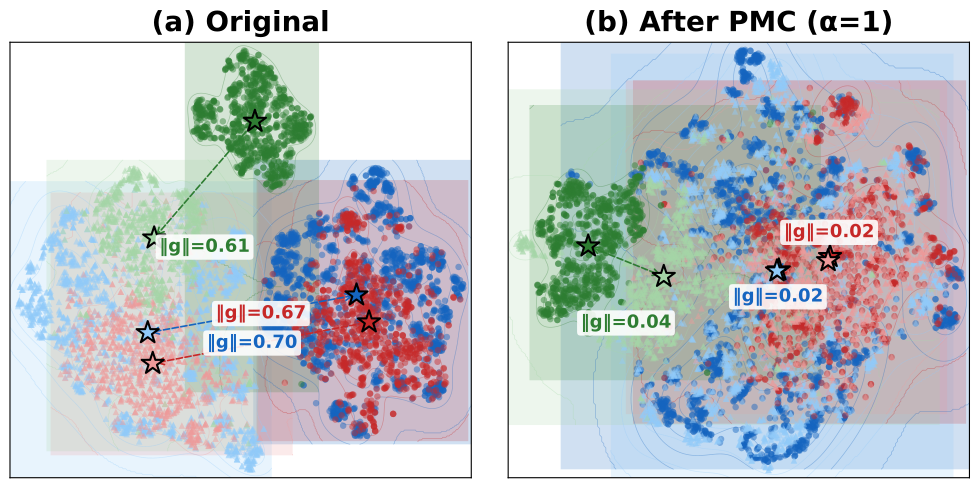

Generate this figure with Python:
"""
fig1_tsne_6groups.py
Figure 1 (6-group variant, 3 datasets) — t-SNE visualization of cross-modal embeddings.

Groups (ImageBind 1024d):
  - MSCOCO Image     (dark blue   ● circle)   /  MSCOCO Text     (light blue   ▲ triangle)
  - Flickr30K Image  (dark red    ● circle)   /  Flickr30K Text  (light red    ▲ triangle)
  - Clotho Audio     (dark green  ● circle)   /  Clotho Text     (light green  ▲ triangle)

Design:
  - dataset = color family, modality = dark/light shade + marker
  - smooth scipy gaussian_kde contour fills with percentile threshold
  - centroid ★, gap arrows in BOTH panels colored to match dataset dark shade
  - no in-figure legend (encoding described in caption)
"""

import os
import numpy as np
import matplotlib
matplotlib.use("Agg")
import matplotlib.pyplot as plt
from scipy.stats import gaussian_kde
from sklearn.manifold import TSNE
import sklearn

# ---------------------------------------------------------------------------
# Config
# ---------------------------------------------------------------------------
FEAT_DIR = os.environ.get("PMC_FEATURES_DIR", "data/features").rstrip("/") + "/"
OUT_DIR  = os.environ.get("PMC_FIGURES_DIR", os.path.dirname(os.path.abspath(__file__))).rstrip("/") + "/"

MAX_PER_GROUP    = 2000
TSNE_PERPLEXITY  = 30
TSNE_SEED        = 42
KDE_ALPHA        = 0.2
KDE_BW           = 0.3
KDE_LEVELS       = 4
SCATTER_ALPHA    = 0.45
SCATTER_S        = 22
CENTROID_S       = 280
DPI              = 300

# dataset = color family; DB (image/audio) = dark shade, Query (text) = light shade
COLORS = {
    "mscoco_image":    "#1565C0",  # dark blue
    "mscoco_text":     "#90CAF9",  # light blue
    "flickr_image":    "#C62828",  # dark red
    "flickr_text":     "#EF9A9A",  # light red/pink
    "clotho_audio":    "#2E7D32",  # dark green
    "clotho_text":     "#A5D6A7",  # light green
}

LABELS = {
    "mscoco_image":    "MSCOCO Img ●",
    "mscoco_text":     "MSCOCO Txt ▲",
    "flickr_image":    "Flickr30K Img ●",
    "flickr_text":     "Flickr30K Txt ▲",
    "clotho_audio":    "Clotho Aud ●",
    "clotho_text":     "Clotho Txt ▲",
}

# marker per modality role: DB=circle, Query=triangle
MARKERS = {
    "mscoco_image":    "o",
    "mscoco_text":     "^",
    "flickr_image":    "o",
    "flickr_text":     "^",
    "clotho_audio":    "o",
    "clotho_text":     "^",
}

# Pairs: (db_key, query_key)
PAIRS = [
    ("mscoco_image",    "mscoco_text"),
    ("flickr_image",    "flickr_text"),
    ("clotho_audio",    "clotho_text"),
]

# gap arrow color = dark shade of that dataset
ARROW_COLORS = {
    ("mscoco_image",    "mscoco_text"):    "#1565C0",
    ("flickr_image",    "flickr_text"):    "#C62828",
    ("clotho_audio",    "clotho_text"):    "#2E7D32",
}

# Ordered for legend: DB then Query per dataset
KEYS_ORDERED = [
    "mscoco_image", "mscoco_text",
    "flickr_image", "flickr_text",
    "clotho_audio", "clotho_text",
]

# ---------------------------------------------------------------------------
# rcParams
# ---------------------------------------------------------------------------
plt.rcParams.update({
    "pdf.fonttype":    42,
    "ps.fonttype":     42,
    "font.family":     "DejaVu Sans",
    "font.size":       10,
    "axes.titlesize":  20,
    "axes.labelsize":  10,
    "xtick.labelsize": 9,
    "ytick.labelsize": 9,
    "legend.fontsize": 13,
    "figure.dpi":      DPI,
    "axes.linewidth":  0.8,
})

# ---------------------------------------------------------------------------
# Helpers
# ---------------------------------------------------------------------------

def l2_normalize(x: np.ndarray) -> np.ndarray:
    norms = np.linalg.norm(x, axis=1, keepdims=True)
    return (x / np.maximum(norms, 1e-8)).astype(np.float32)


def subsample(arr: np.ndarray, max_n: int, seed: int = 42) -> np.ndarray:
    if len(arr) <= max_n:
        return arr
    rng = np.random.default_rng(seed)
    idx = rng.choice(len(arr), max_n, replace=False)
    return arr[idx]


def plot_kde_contour(ax, x: np.ndarray, y: np.ndarray, color: str,
                     alpha: float = KDE_ALPHA, levels: int = KDE_LEVELS,
                     bw_method: float = KDE_BW) -> None:
    """Plot smooth Gaussian KDE density contours with percentile threshold clipping."""
    try:
        kde = gaussian_kde(np.vstack([x, y]), bw_method=bw_method)
        margin = 3
        xmin, xmax = x.min() - margin, x.max() + margin
        ymin, ymax = y.min() - margin, y.max() + margin
        xx, yy = np.mgrid[xmin:xmax:200j, ymin:ymax:200j]
        positions = np.vstack([xx.ravel(), yy.ravel()])
        density = kde(positions).reshape(xx.shape)
        # Clip outermost contour so it doesn't look boxy
        pos_vals = density[density > 0]
        if len(pos_vals) > 0:
            threshold = np.percentile(pos_vals, 15)
            density[density < threshold] = 0
        ax.contourf(xx, yy, density, levels=levels,
                    colors=[color], alpha=alpha)
        ax.contour(xx, yy, density, levels=levels,
                   colors=[color], alpha=alpha + 0.15, linewidths=0.5)
    except Exception:
        pass  # skip if too few points


def draw_panel(ax, embeddings_2d: dict, title: str,
               gap_norms_orig=None) -> None:
    """Draw one t-SNE panel with scatter, KDE, centroids, and gap arrows."""
    ax.set_facecolor("white")
    ax.set_title(title, fontweight="bold", fontsize=20, pad=8)
    ax.set_xticks([])
    ax.set_yticks([])
    for spine in ax.spines.values():
        spine.set_linewidth(0.8)

    centroids = {}
    for key in KEYS_ORDERED:
        pts = embeddings_2d[key]
        color  = COLORS[key]
        marker = MARKERS[key]

        # smooth KDE contour background
        if len(pts) >= 20:
            plot_kde_contour(ax, pts[:, 0], pts[:, 1], color)

        # scatter with modality-specific marker
        ax.scatter(pts[:, 0], pts[:, 1],
                   s=SCATTER_S, c=color, marker=marker,
                   alpha=SCATTER_ALPHA, linewidths=0, zorder=3)

        # centroid star — computed from subsampled 2D points
        c = pts.mean(axis=0)
        centroids[key] = c
        ax.scatter(*c, s=CENTROID_S, marker="*", c=color,
                   edgecolors="black", linewidths=1.5, zorder=5)

    # Gap arrows between paired centroids (drawn in BOTH panels)
    # Vertical offsets to prevent label overlap
    label_offsets = [(-14, "bottom"), (14, "top"), (-28, "bottom")]
    for idx, (db_key, q_key) in enumerate(PAIRS):
        c_db = centroids[db_key]
        c_q  = centroids[q_key]
        arrow_color = ARROW_COLORS[(db_key, q_key)]

        ax.annotate(
            "",
            xy=c_q, xytext=c_db,
            arrowprops=dict(
                arrowstyle="<->",
                color=arrow_color,
                lw=1.2,
                linestyle="dashed",
                mutation_scale=12,
            ),
            zorder=4,
        )

        # Use original 1024d gap norm if available, else t-SNE distance
        if gap_norms_orig and (db_key, q_key) in gap_norms_orig:
            label = f"‖g‖={gap_norms_orig[(db_key, q_key)]:.2f}"
        else:
            label = f"‖g‖={np.linalg.norm(c_q - c_db):.2f}"

        mid = (c_db + c_q) / 2
        y_off, va = label_offsets[idx]
        ax.text(
            mid[0], mid[1] + y_off,
            label,
            fontsize=13,
            fontweight="bold",
            ha="center", va=va,
            color=arrow_color,
            bbox=dict(boxstyle="round,pad=0.2", fc="white", ec="none", alpha=0.88),
            zorder=6,
        )


# ---------------------------------------------------------------------------
# Load data
# ---------------------------------------------------------------------------
print("Loading features …")
raw = {
    "mscoco_image":    np.load(FEAT_DIR + "mscoco_karpathy_val5k_imagebind_image_seed42.npy"),
    "mscoco_text":     np.load(FEAT_DIR + "mscoco_karpathy_val5k_imagebind_text_seed42.npy"),
    "flickr_image":    np.load(FEAT_DIR + "flickr30k_test1k_imagebind_image_seed42.npy"),
    "flickr_text":     np.load(FEAT_DIR + "flickr30k_test1k_imagebind_text_seed42.npy"),
    "clotho_audio":    np.load(FEAT_DIR + "clotho_eval_imagebind_audio_seed42.npy"),
    "clotho_text":     np.load(FEAT_DIR + "clotho_eval_imagebind_text_seed42.npy"),
}
for k, v in raw.items():
    print(f"  {k}: {v.shape}")

raw = {k: l2_normalize(v) for k, v in raw.items()}

# ---------------------------------------------------------------------------
# PMC correction (α=1, DB-side only)
# Compute gap from FULL data before any subsampling
# ---------------------------------------------------------------------------
print("\nComputing PMC corrections …")
pmc = {k: v.copy() for k, v in raw.items()}
gap_norms_orig = {}  # store original 1024d gap norms for labels

for db_key, q_key in PAIRS:
    g = raw[q_key].mean(axis=0) - raw[db_key].mean(axis=0)
    gap_norm = np.linalg.norm(g)
    gap_norms_orig[(db_key, q_key)] = gap_norm
    print(f"  Gap magnitude ({db_key} ↔ {q_key}): ‖g‖ = {gap_norm:.4f}")
    pmc[db_key] = l2_normalize(raw[db_key] + g[np.newaxis, :])
    # query unchanged at α=1

# Compute post-PMC gap norms in 1024d space
gap_norms_pmc = {}
for db_key, q_key in PAIRS:
    g_post = pmc[q_key].mean(axis=0) - pmc[db_key].mean(axis=0)
    gap_post = np.linalg.norm(g_post)
    gap_norms_pmc[(db_key, q_key)] = gap_post
    print(f"  Post-PMC gap ({db_key} ↔ {q_key}): ‖g‖ = {gap_post:.4f}")

# ---------------------------------------------------------------------------
# Subsample for t-SNE (centroids computed from full data above)
# ---------------------------------------------------------------------------
raw_sub = {k: subsample(raw[k], MAX_PER_GROUP) for k in KEYS_ORDERED}
pmc_sub = {k: subsample(pmc[k], MAX_PER_GROUP) for k in KEYS_ORDERED}


def stack_ordered(d: dict) -> np.ndarray:
    return np.vstack([d[k] for k in KEYS_ORDERED])


raw_stack = stack_ordered(raw_sub)
pmc_stack = stack_ordered(pmc_sub)

# ---------------------------------------------------------------------------
# t-SNE — separate fit per panel
# ---------------------------------------------------------------------------
_tsne_iter_kw = (
    "max_iter"
    if tuple(int(x) for x in sklearn.__version__.split(".")[:2]) >= (1, 5)
    else "n_iter"
)

print("\nRunning t-SNE for panel (a) …")
tsne_a = TSNE(n_components=2, perplexity=TSNE_PERPLEXITY,
              random_state=TSNE_SEED, **{_tsne_iter_kw: 1000}, init="pca")
emb_a = tsne_a.fit_transform(raw_stack)

print("Running t-SNE for panel (b) …")
tsne_b = TSNE(n_components=2, perplexity=TSNE_PERPLEXITY,
              random_state=TSNE_SEED, **{_tsne_iter_kw: 1000}, init="pca")
emb_b = tsne_b.fit_transform(pmc_stack)


def split_embeddings(emb_2d: np.ndarray, sub_dict: dict) -> dict:
    result = {}
    offset = 0
    for k in KEYS_ORDERED:
        n = len(sub_dict[k])
        result[k] = emb_2d[offset: offset + n]
        offset += n
    return result


emb_a_dict = split_embeddings(emb_a, raw_sub)
emb_b_dict = split_embeddings(emb_b, pmc_sub)

# ---------------------------------------------------------------------------
# Plot
# ---------------------------------------------------------------------------
print("\nRendering figure …")
fig, axes = plt.subplots(1, 2, figsize=(10, 5))
fig.patch.set_facecolor("white")

draw_panel(axes[0], emb_a_dict, "(a) Original", gap_norms_orig=gap_norms_orig)
draw_panel(axes[1], emb_b_dict, "(b) After PMC (α=1)", gap_norms_orig=gap_norms_pmc)

fig.subplots_adjust(top=0.90, bottom=0.03, left=0.02, right=0.98, wspace=0.08)

out_png = OUT_DIR + "fig1_tsne_6groups.png"
out_pdf = OUT_DIR + "fig1_tsne_6groups.pdf"
fig.savefig(out_png, dpi=DPI, bbox_inches="tight", facecolor="white")
fig.savefig(out_pdf, bbox_inches="tight", facecolor="white")
print(f"\nSaved:\n  {out_png}\n  {out_pdf}")
